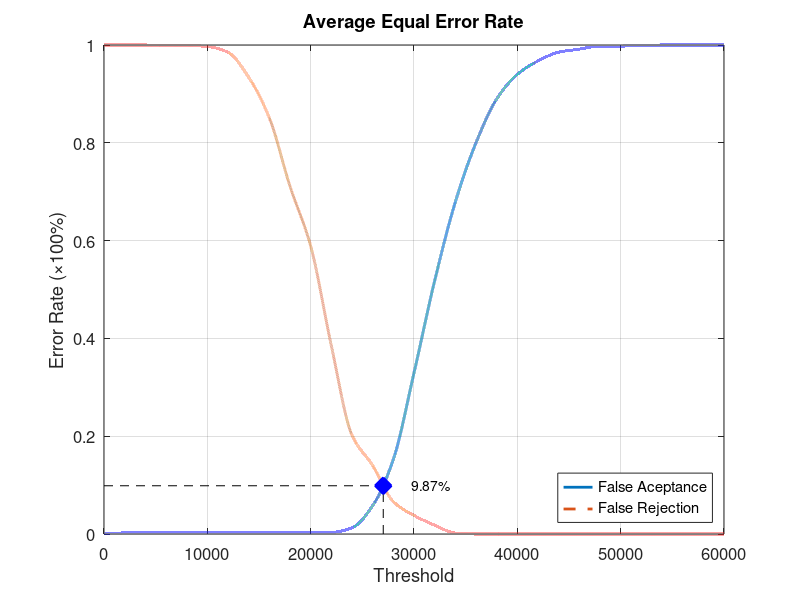
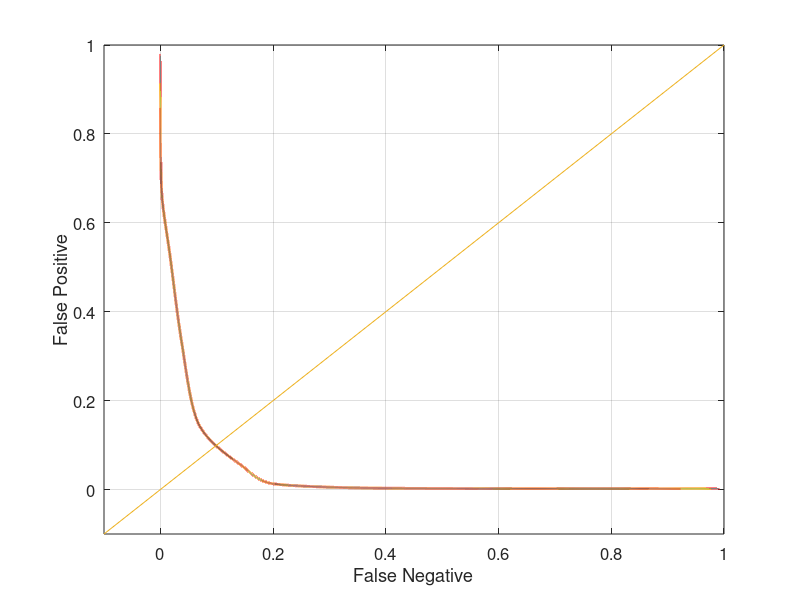

Here is the MATLAB script that generated these plots, in order:
function yEER = Database3Average
close all;
clear;
clc;
x = 0:2000:60000;
xq = 0:0.5:60000;

y0 = [0 0.00210526 0.00210526 0.00210526 0.00210526 0.00210526 0.00210526 0.00210526 0.00210526 0.00210526 0.00210526 0.0031579 0.0126316 0.0578947 0.152632 0.329474 0.517895 0.678947 0.8 0.889474 0.94 0.967368 0.985263 0.991579 0.997895 0.997895 0.998947 1 1 1 1];
yy0 = interp1(x, y0, xq, 'pchip');
y1 = [1 1 1 0.999 0.999 0.997 0.985 0.934 0.851 0.711 0.589 0.385 0.202 0.14 0.066 0.038 0.018 0.002 0 0 0 0 0 0 0 0 0 0 0 0 0];
yy1 = interp1(x, y1, xq, 'pchip');

% Calculating EER: 
y2 = abs(y0 - y1);
find(y2 == min(y2))
yy2 = abs(yy0 - yy1);
xEER = find(yy2 == min(yy2));
xEERIndex = xq(xEER) % X-axis EER
yEER = yy0(xEER) % Y-axis EER

main = figure
plot(xq, yy0,'-','LineWidth', 2);	hold on
plot(xq, yy1,'--','LineWidth', 2);	hold on
plot([xEERIndex xEERIndex], [0 yEER], 'k--');	hold on
plot([0 xEERIndex], [yEER yEER], 'k--');	hold on
plot(xEERIndex, yEER, 'bx', 'LineWidth', 10);	hold on
text(xEERIndex + 10 * xEERIndex / 100, yEER, [num2str(round((10000 * yEER)) / 100) '%'])
legend('False Aceptance', 'False Rejection', 'Location', 'SouthEast')
xlabel('Threshold')
ylabel('Error Rate (\times100%)')
title('Average Equal Error Rate')
set(gca, 'FontSize', 12)
axis([0 60000 0 1])
grid on

print(main, 'Database3AverageMain', '-dpng');
FNRxFPR = figure('Color', [1 1 1]);
plot(yy1, yy0, '-', yy1, yy0, 'LineWidth', 2);
hold on
y = -0.1:0.1:1
plot(y, y); 
set(gca, 'FontSize', 12)
xlabel('False Negative')
ylabel('False Positive')
axis([-0.1 1 -0.1 1])
set(gca, 'FontSize', 12)
grid on

print(FNRxFPR, 'Database3AverageFNRxFPR','-dpng');
end
